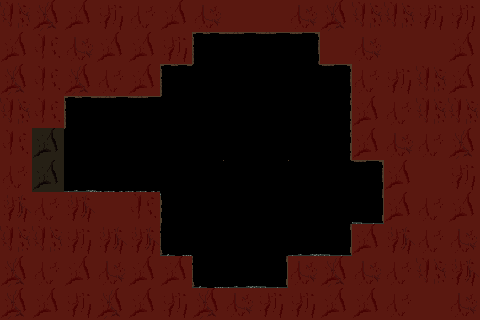

Tiled map render using the project's own tile images. Description and the whole map definition, tile-layer contents included, below:
An orthogonal 15x10 tile map with 32x32 px tiles, 4 tile layers (BG, FG, Collision, Objects), 3 tilesets and 2 objects (Door).

<map version="1.0" orientation="orthogonal" width="15" height="10" tilewidth="32" tileheight="32">
 <properties>
  <property name="MapName" value="Seeeecret!!" />
 </properties>
 <tileset firstgid="1" name="tilemap" tilewidth="32" tileheight="32">
  <image source="gfx/tileset.png" width="192" height="160" />
 </tileset>
 <tileset firstgid="31" name="collision" tilewidth="32" tileheight="32">
  <image source="gfx/collision.png" width="32" height="32" />
 </tileset>
 <tileset firstgid="32" name="objects" tilewidth="32" tileheight="32">
  <image source="gfx/objects.png" width="64" height="32" />
 </tileset>
 <layer name="BG" width="15" height="10">
  <data encoding="csv">
11,11,11,11,11,11,11,11,11,11,11,11,11,11,11,
11,11,11,11,11,11,11,11,11,11,11,11,11,11,11,
11,11,11,11,11,11,11,11,11,11,11,11,11,11,11,
11,11,11,11,11,11,11,11,11,11,11,11,11,11,11,
11,11,11,11,11,11,11,11,11,11,11,11,11,11,11,
11,11,11,11,11,11,11,11,11,11,11,11,11,11,11,
11,11,11,11,11,11,11,11,11,11,11,11,11,11,11,
11,11,11,11,11,11,11,11,11,11,11,11,11,11,11,
11,11,11,11,11,11,11,11,11,11,11,11,11,11,11,
11,11,11,11,11,11,11,11,11,11,11,11,11,11,11
</data>
 </layer>
 <layer name="FG" width="15" height="10">
  <data encoding="csv">
22,21,19,26,25,19,27,23,23,27,21,22,22,26,26,
19,20,27,19,19,26,4,5,5,6,23,27,23,23,19,
21,20,21,25,19,4,15,11,11,13,6,25,26,22,19,
22,20,4,5,5,15,11,11,11,11,12,19,25,22,22,
20,19,15,11,11,11,11,11,11,11,12,19,27,25,21,
25,19,17,2,2,11,13,11,11,15,13,6,19,23,26,
28,25,28,23,20,9,11,11,11,11,11,18,19,25,19,
22,22,26,28,28,16,3,11,11,17,18,19,28,25,27,
21,25,19,27,19,19,16,17,18,27,21,27,25,22,28,
21,19,26,21,19,26,21,27,26,26,19,19,25,23,27
</data>
 </layer>
 <layer name="Collision" width="15" height="10" opacity="0.24">
  <properties>
   <property name="draw" value="false" />
  </properties>
  <data encoding="csv">
31,31,31,31,31,31,31,31,31,31,31,31,31,31,31,
31,31,31,31,31,31,0,0,0,0,31,31,31,31,31,
31,31,31,31,31,0,0,0,0,0,0,31,31,31,31,
31,31,0,0,0,0,0,0,0,0,0,31,31,31,31,
31,0,0,0,0,0,0,0,0,0,0,31,31,31,31,
31,0,0,0,0,0,0,0,0,0,0,0,31,31,31,
31,31,31,31,31,0,0,0,0,0,0,0,31,31,31,
31,31,31,31,31,0,0,0,0,0,0,31,31,31,31,
31,31,31,31,31,31,0,0,0,31,31,31,31,31,31,
31,31,31,31,31,31,31,31,31,31,31,31,31,31,31
</data>
 </layer>
 <layer name="Objects" width="15" height="10" opacity="0.23">
  <properties>
   <property name="draw" value="false" />
  </properties>
  <data encoding="csv">
0,0,0,0,0,0,0,0,0,0,0,0,0,0,0,
0,0,0,0,0,0,0,0,0,0,0,0,0,0,0,
0,0,0,0,0,0,0,0,0,0,0,0,0,0,0,
0,0,0,0,0,0,0,0,0,0,0,0,0,0,0,
0,0,0,0,0,0,0,0,0,0,0,0,0,0,0,
0,0,0,0,0,0,0,0,0,0,0,0,0,0,0,
0,0,0,0,0,0,0,0,0,0,0,0,0,0,0,
0,0,0,0,0,0,0,0,0,0,0,0,0,0,0,
0,0,0,0,0,0,0,0,0,0,0,0,0,0,0,
0,0,0,0,0,0,0,0,0,0,0,0,0,0,0
</data>
 </layer>
 <objectgroup name="Doors" width="15" height="10">
  <object name="leftDoor" type="Door" x="32" y="128" width="32" height="64">
   <properties>
    <property name="toDoor" value="rightDoor" />
    <property name="toMap" value="testMap" />
   </properties>
  </object>
 </objectgroup>
 <objectgroup name="Enemies" width="15" height="10" opacity="0.37">
  <object gid="33" x="320" y="256" />
 </objectgroup>
</map>
